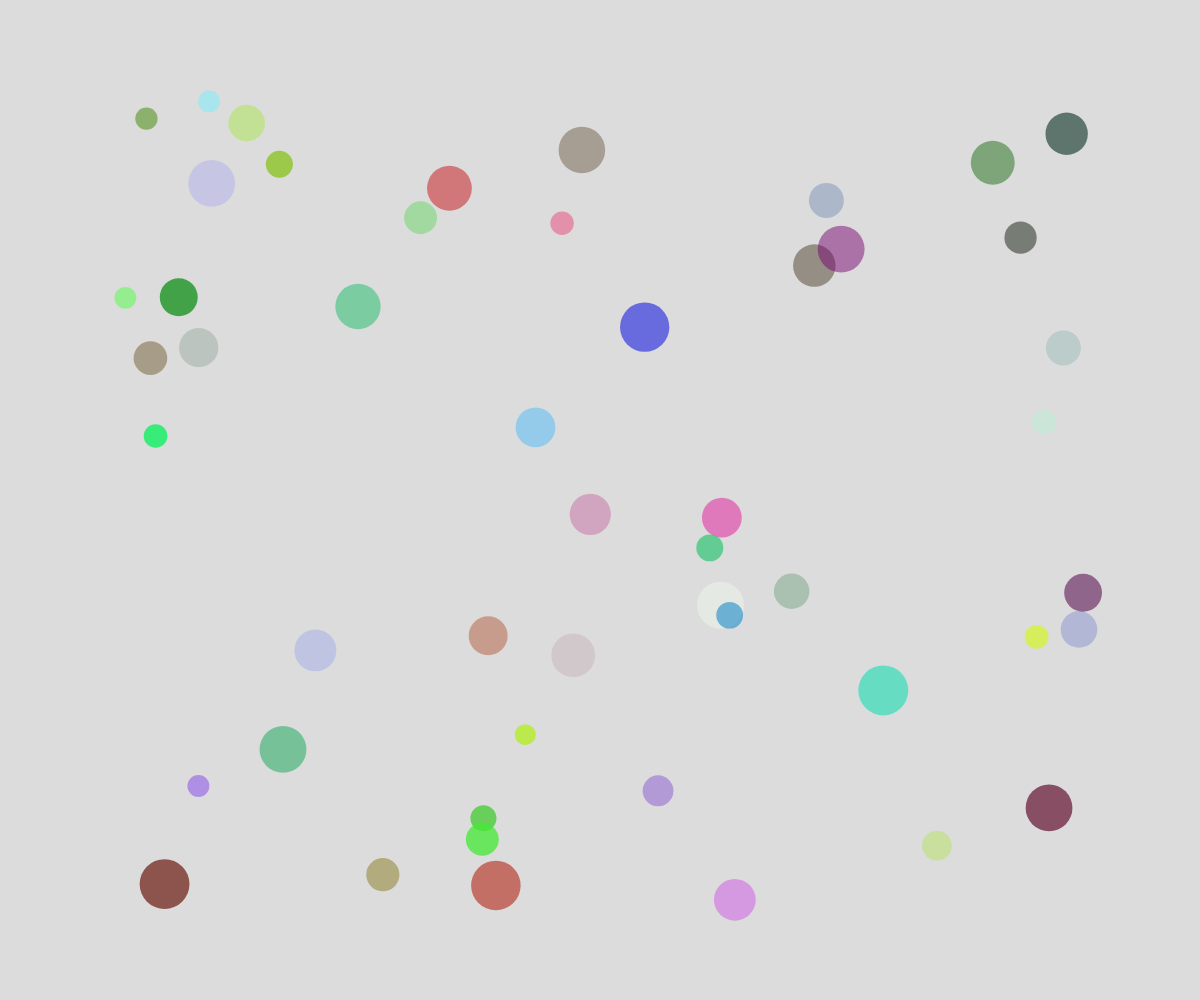
Frame 1 (no input)
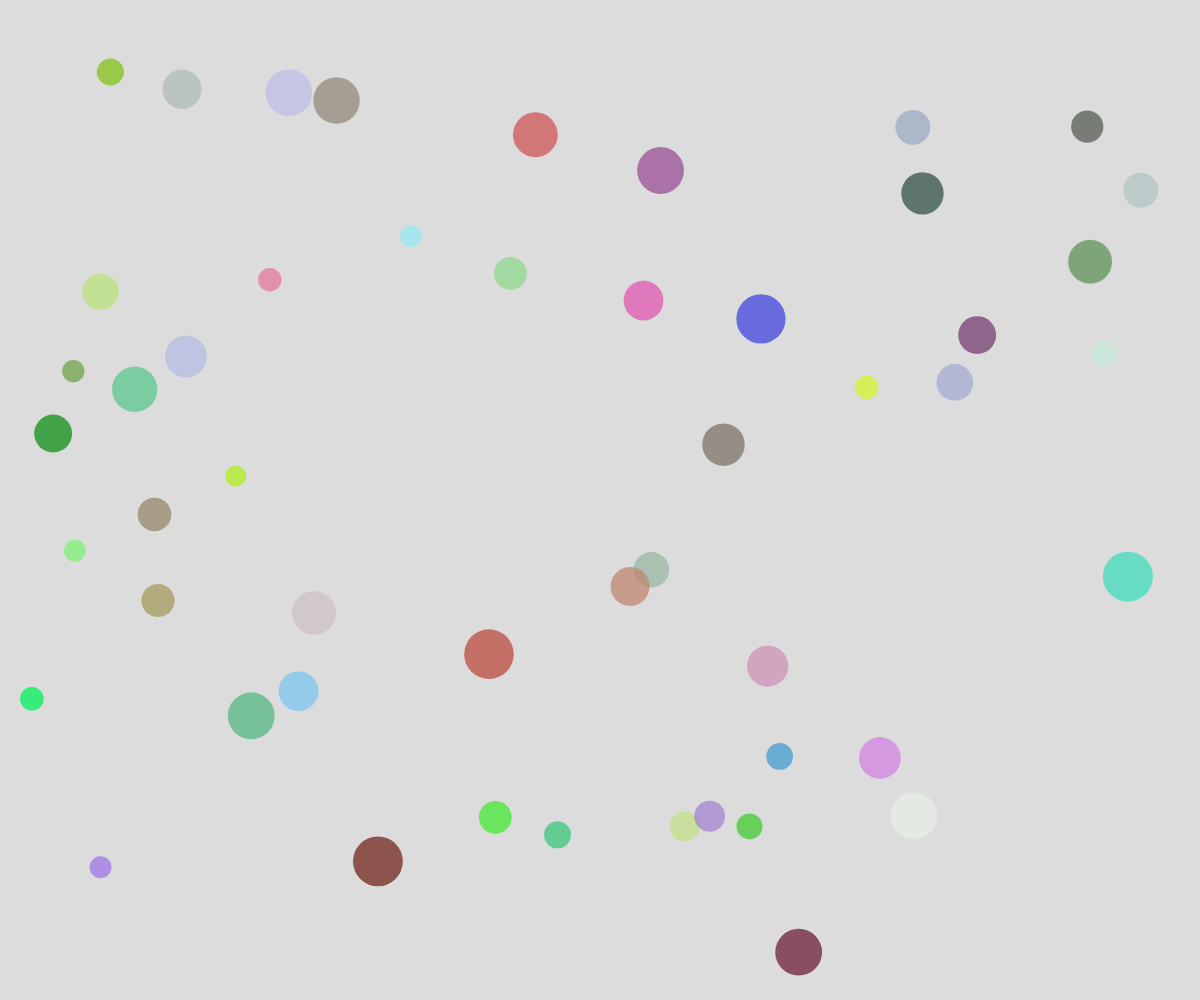
Frame 60 (no input)
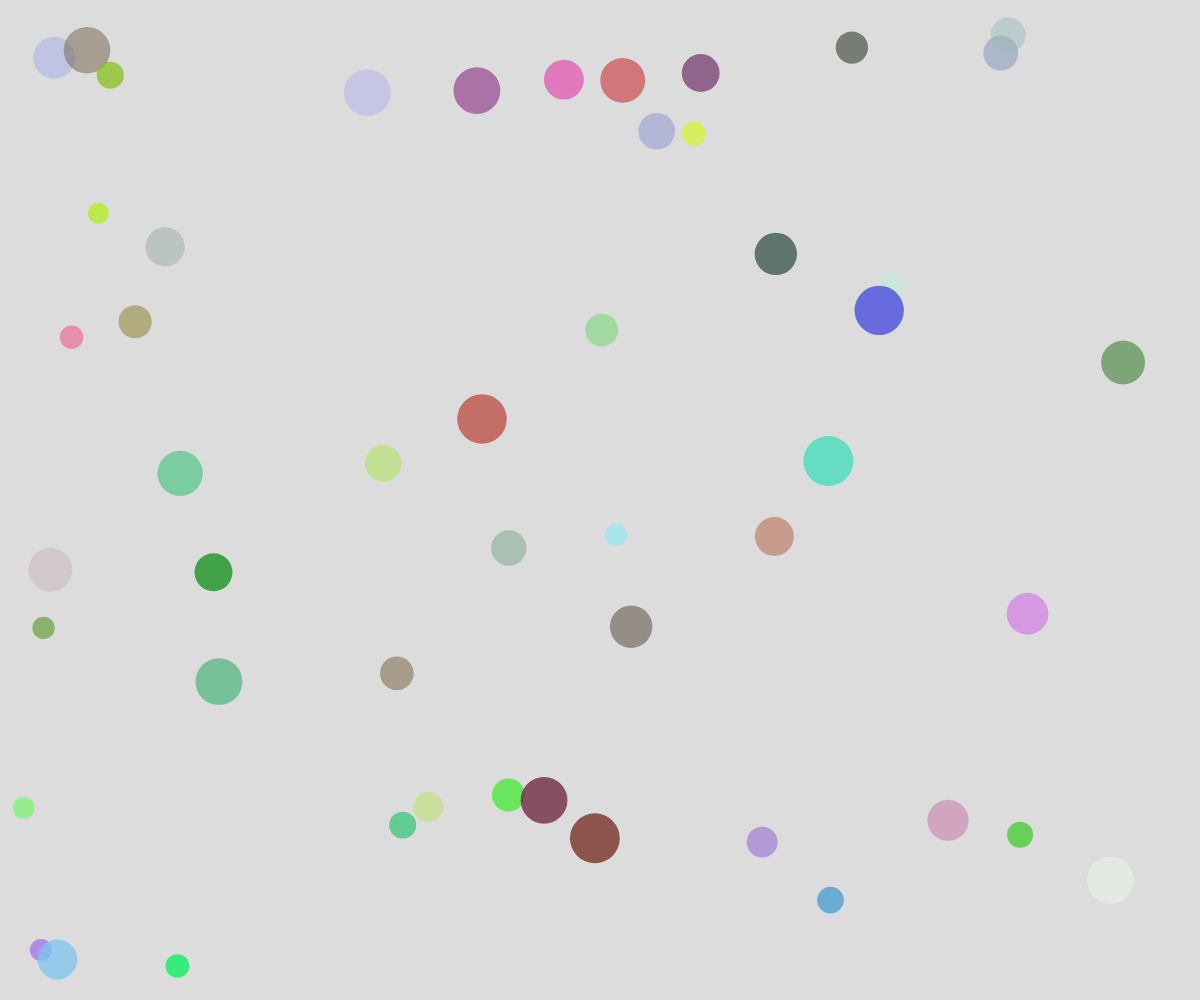
Frame 120 (the mouse pressed at the canvas centre since frame 60)

The p5.js sketch that drew these frames (run headless with seeded random() and noise() and a simulated clock; from frame 60 on, the mouse is pressed at the canvas centre):

// p5.js sketch
// ── sketch.js
// Project Title
// Your Name
// Date
//
// Extra for Experts:
// - describe what you did to take this project "above and beyond"


let theBalls = [];

function setup() {
  createCanvas(windowWidth, windowHeight);
  for (let i = 0; i < 50; i++){
    let x = this.x = random(100,width - 100);
    let y = this.y = random(100,height - 100);
    let theBall = new ball(x,y);
    theBalls.push(theBall);
  }
}

function draw() {
  background(220);
  for (let theBall of theBalls){
    theBall.display();
    theBall.move();
  }
}
function mousePressed(){
  for(let i = theBalls.length-1; i >= 0; i--){
    if(theBalls[i].isPointInBall(mouseX,mouseY)){
      theBalls.splice[i,1];
    }
  }
}
function keyPressed(){
  if( key === " "){
    for (let i = 0; i < 500; i++){
      let theBall = new ball(mouseX, mouseY);
      theBalls.push(theBall);

    }
  }

}
class ball {
  constructor(x,y){
    this.radius = random(20,50);
    this.x = x;
    this.y = y;
    this. dx = random(-5, 5);
    this. dy = random(-5, 5);
    this.theColor = color(random(255),random(255),random(255),random(100,200));
  }
  display(){
    fill(this.theColor);
    noStroke();
    circle(this.x, this.y, this.radius);
  }
  move(){
    this.x += this.dx;
    this.y += this.dy;
    if(this.x - this.radius <= 0 || this.x + this.radius >= width){
      this.dx = -this.dx;
    }
    if(this.y - this.radius <= 0 || this.y + this.radius >= height){
      this.dy = -this.dy;
    }
  }

  isPointInBall(x, y) {
    if (dist(x, y, this.x, this.y) < this.radius) {
      //inside ball
      return true;
    }
    else {
      return false;
    }
  }

}
